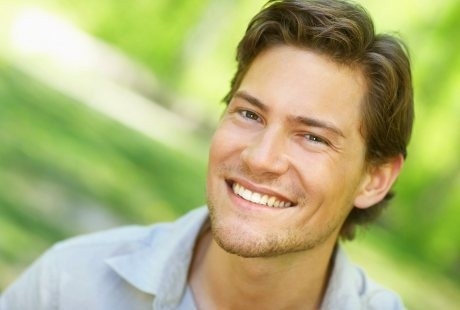
#> input picture faces.jpg, 460 x 310 px
$ python deteksi_mata.py
#> lines starting #> are read from the running program, lines starting #| are printed output that depends on the picture; after the words box and inside, x2 and y2 are one past the last pixel; in counts of white or black regions, pixels touching at a corner belong together
from pathlib import Path
import cv2

# Semua aset dicari berdasarkan lokasi script, bukan folder terminal aktif.
BASE_DIR = Path(__file__).resolve().parent
IMAGE_PATH = BASE_DIR / "faces.jpg"
FACE_CASCADE_PATH = BASE_DIR / "haarcascade_frontalface_default.xml"
EYE_CASCADE_PATH = BASE_DIR / "haarcascade_eye.xml"

image = cv2.imread(str(IMAGE_PATH))
#> image is the input picture: shape (310, 460, 3); mean B, G, R 119.6, 178.4, 174
if image is None:
    raise FileNotFoundError(f"Gambar tidak ditemukan: {IMAGE_PATH}")

gray = cv2.cvtColor(image, cv2.COLOR_BGR2GRAY)
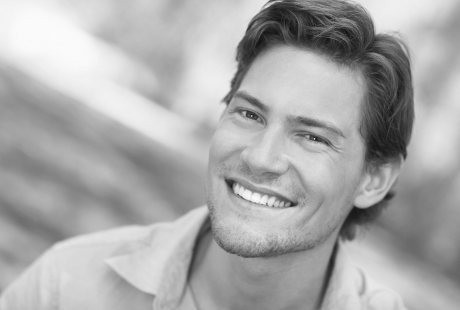
#> gray: shape (310, 460); min 12, max 253, mean 170.4
face_cascade = cv2.CascadeClassifier(str(FACE_CASCADE_PATH))
eye_cascade = cv2.CascadeClassifier(str(EYE_CASCADE_PATH))

if face_cascade.empty():
    raise FileNotFoundError(f"Haar Cascade wajah gagal dimuat: {FACE_CASCADE_PATH}")
if eye_cascade.empty():
    raise FileNotFoundError(f"Haar Cascade mata gagal dimuat: {EYE_CASCADE_PATH}")

faces = face_cascade.detectMultiScale(
    gray, scaleFactor=1.1, minNeighbors=5, minSize=(30, 30)
)
#> faces = [[184, 53, 186, 186]]
jumlah_mata = 0

for x, y, w, h in faces:
    roi_gray = gray[y:y + h, x:x + w]
    roi_color = image[y:y + h, x:x + w]
    eyes = eye_cascade.detectMultiScale(
        roi_gray, scaleFactor=1.05, minNeighbors=5, minSize=(15, 15)
    )

    for ex, ey, ew, eh in eyes:
        center = (ex + ew // 2, ey + eh // 2)
        radius = max(2, min(ew, eh) // 2)
        cv2.circle(roi_color, center, radius, (255, 0, 0), 2)
        jumlah_mata += 1
#> this loop made 1 pass
#> (x, y, w, h, eyes) on pass 1: (184, 53, 186, 186, [[45, 43, 40, 40], [88, 137, 23, 23], [109, 67, 36, 36]])
#> pass 1, `roi_gray = gray[y:y + h, x:x + w]`:
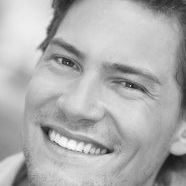
#> roi_gray: shape (186, 186); min 16, max 253, mean 174.9
#> pass 1, `roi_color = image[y:y + h, x:x + w]`:
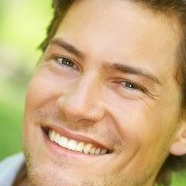
#> roi_color: shape (186, 186, 3); mean B, G, R 125.8, 171.8, 199.9
#> after the loop:
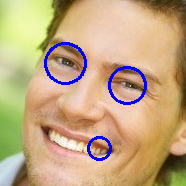
#> roi_color: shape (186, 186, 3); 2.69% of pixels changed, all inside (x1, y1, x2, y2) = (44, 42, 147, 161)
#> after the loop, jumlah_mata = 3

print("Jumlah wajah terdeteksi:", len(faces))
#| Jumlah wajah terdeteksi: 1
print("Jumlah mata terdeteksi:", jumlah_mata)
#| Jumlah mata terdeteksi: 3
cv2.imshow("Hasil Deteksi Mata", image)
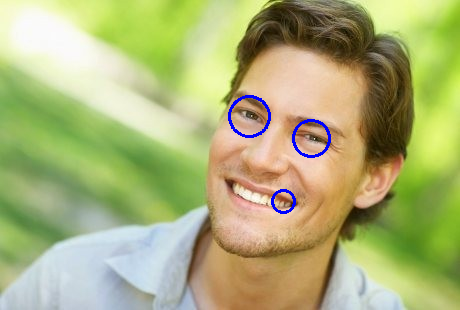
#> window 'Hasil Deteksi Mata': shape (310, 460, 3); mean B, G, R 120.5, 177.3, 172.7
cv2.waitKey(0)
cv2.destroyAllWindows()

$ run again, with capture_face.jpg copied over faces.jpg
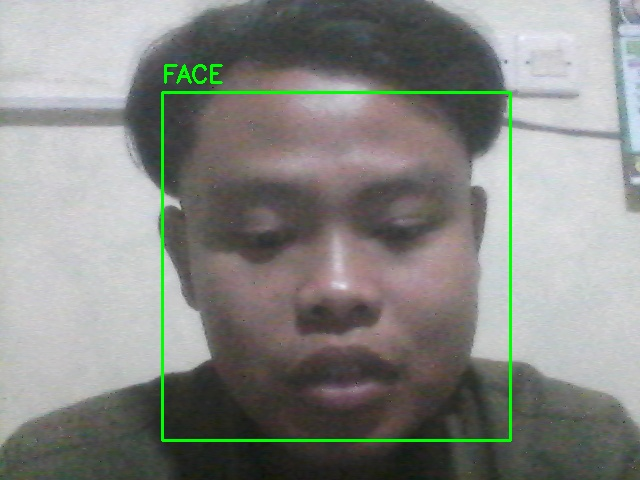
#> input picture capture_face.jpg, 640 x 480 px
#> image is the input picture: shape (480, 640, 3); mean B, G, R 131.5, 135.8, 134.2
#> faces = [[162, 92, 349, 349]]
#> the loop `for x, y, w, h in faces:` made 1 pass
#> (x, y, w, h, eyes) on pass 1: (162, 92, 349, 349, [[218, 121, 44, 44], [74, 127, 53, 53], [159, 61, 130, 130]])
#> after the loop `for x, y, w, h in faces:`:
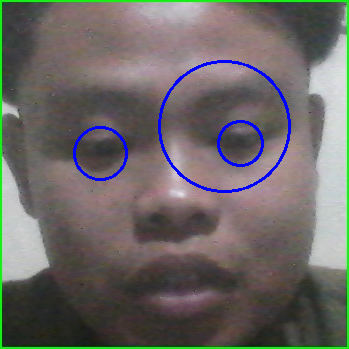
#> roi_color: shape (349, 349, 3); mean B, G, R 101.8, 104, 107.5
#> after the loop `for x, y, w, h in faces:`: jumlah_mata = 3
#| Jumlah wajah terdeteksi: 1
#| Jumlah mata terdeteksi: 3
#> `cv2.imshow("Hasil Deteksi Mata", image)`:
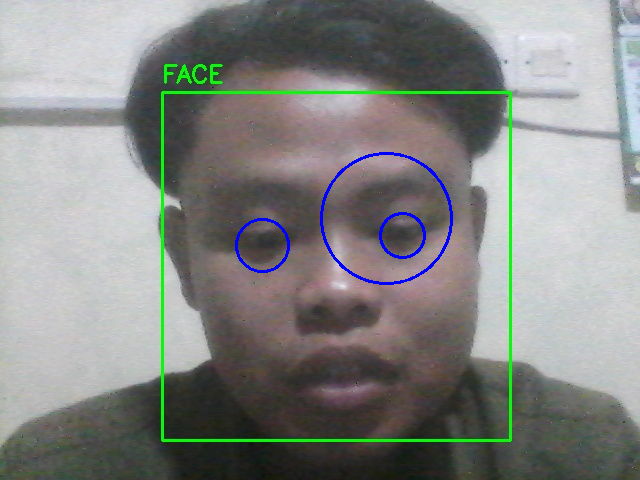
#> window 'Hasil Deteksi Mata': shape (480, 640, 3); mean B, G, R 132.5, 135, 133.3
